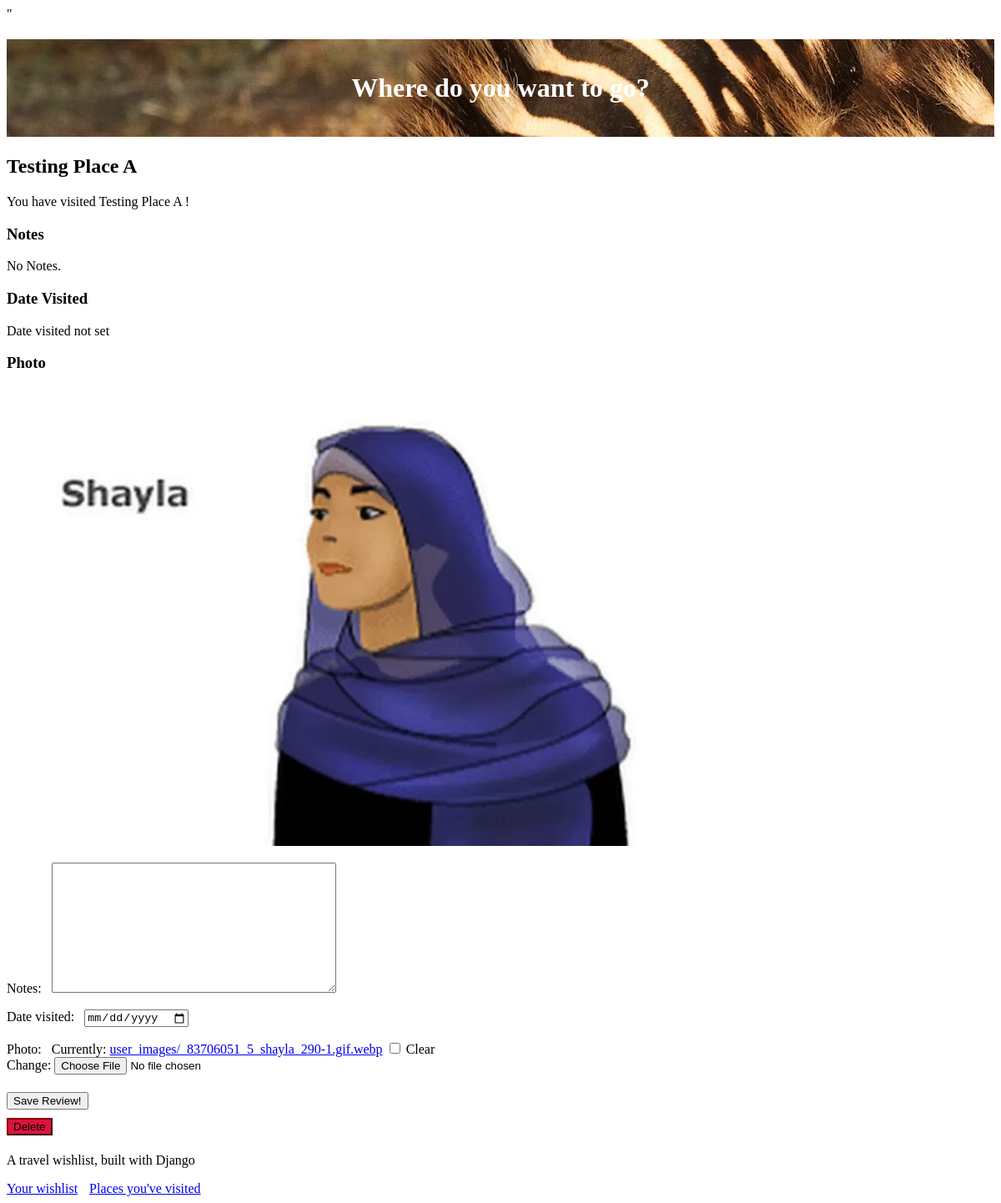
/place/46 (signed in), run on the app's committed database.
### travel_wishlist/models.py (models this page shows, shortened)
class Place(models.Model):
    user = models.ForeignKey('auth.User', null=False, on_delete=models.CASCADE)
    name = models.CharField(max_length=200)
    visited = models.BooleanField(default=False)
    notes = models.TextField(blank=True, null=True)
    date_visited = models.DateField(blank=True, null=True)
    photo = models.ImageField(upload_to='user_images/', blank=True, null=True )

### travel_wishlist/views.py (the view)
# urls.py: path('place/<int:place_pk>', views.place_details, name='place_details'),
@login_required
def place_details(request, place_pk):
    place = get_object_or_404(Place, pk=place_pk)
    if place.user != request.user:
        return HttpResponseForbidden()
    if request.method == 'POST':
        form = TripReviewForm(request.POST, request.FILES, instance=place)
        if form.is_valid():
            form.save()
            messages.info(request, 'Trip information updated!')
        else:
            messages.error(request, form.errors) #temporary refine later
        return redirect('place_details', place_pk=place_pk)
    else:
        if place.visited:
            review_form = TripReviewForm(instance=place)
            return render(request, 'travel_wishlist/place_detail.html', {'place': place, 'review_form': review_form})
        else:
            return render(request, 'travel_wishlist/place_detail.html', {'place': place})

### travel_wishlist/forms.py
class TripReviewForm(forms.ModelForm):
    class Meta:
        model = Place
        fields = ('notes', 'date_visited', 'photo')
        widgets = {
            'date_visited': DateInput()
        }

### travel_wishlist/templates/travel_wishlist/place_detail.html (shortened to what this page needs)
{% extends 'travel_wishlist/base.html' %}
{% load static %}
{% block content %}
<h2>{{ place.name }}</h2>
{% if place.visited %}
    <p>You have visited {{ place.name }} !</p>
    <h3>Notes</h3>
    <p>{{place.notes|default:"No Notes." }}</p>
    <h3>Date Visited</h3>
    <p>{{place.date_visited|default:"Date visited not set" }}</p>
    <h3>Photo</h3>
    {% if place.photo %}
        <img src="{{ place.photo.url }}">
    {% else %}
        <p>No photo uploaded.</p>
    {% endif %}
    <form action="{% url 'place_details' place.pk %}" method="POST" enctype="multipart/form-data">
        {{ review_form.as_p }}
        <button type="subit">Save Review!</button>
    </form>
{% else %}
    <p>You have not visited {{ place.name }}.</p>
    <form action="{% url 'place_was_visited' place.pk %}" method="POST">
        {% csrf_token %}
        <button type="submit" class="visited">Visited!</button>
    </form>
{% endif %}
<form action="{% url 'delete_place' place.pk %}" method="POST">
    <button type="submit" class="delete">Delete</button>
</form>
{% endblock %}

### travel_wishlist/static/css/style.css (style rules this page uses)
label { display: inline-block; padding-right: 8px; }
button { margin: 5px 0px 5px 0; }
.delete { background-color: crimson; border-color: darkred; }

### data on the page
Place: name "Testing Place A", notes "No Notes.", date_visited "Date visited not set", photo (picture)
